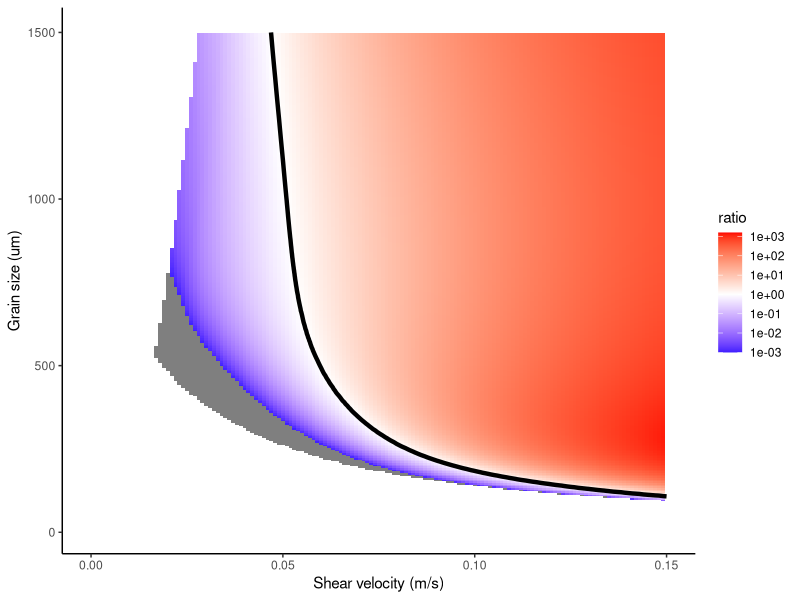
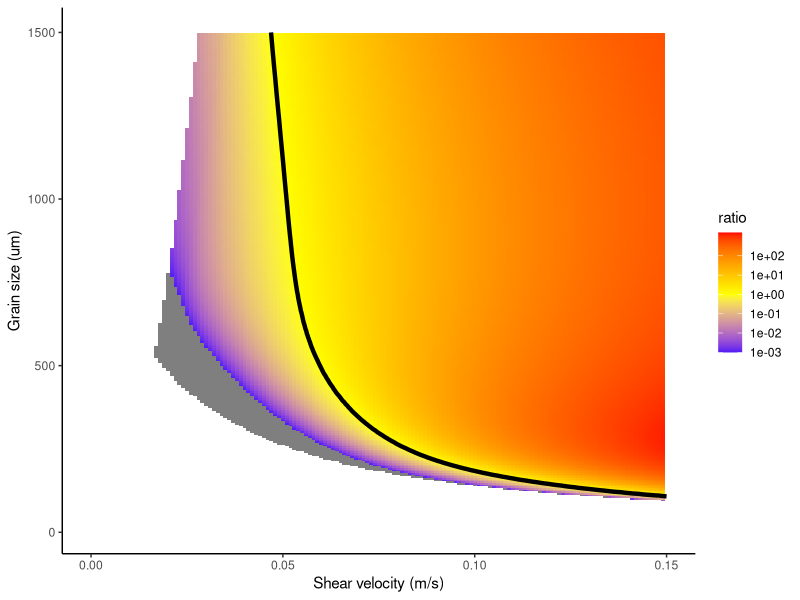

Source code (R) for these figures, in order:
############################### Description ############################################

# This script accompanies Smith et al., (submitted), "Tracing energy inputs into the 
# seafloor using carbonate sediments". The annotated code below reproduces Figure 3b 
# in the main text using values from Table 1. The code for the physical model presented
# below is only slightly modified from the supplementary files in Trower et al., (2019) 
# "The Origin of Carbonate Mud." 

################### Load databases and import spreadsheet data #########################

# Clear any variables from the global environment.

  remove(list= ls())

# Load libraries. All of these must be downloaded to run the code.
 
  library(ggplot2)

# Optional: Set the working directory. 

  #setwd("...")

############################## Define Variables ########################################

  D1 <- seq(from = 10, to = 1500, by = 5)           # range of grain sizes [um]
  
  D1 <- D1*10^-6;                                   # convert grain size to [m]

  ustar1 <-seq(from = 0.001, to = 0.15, by = 0.001) # range of shear velocities [m/s]

  grid <- expand.grid(ustar1,D1)                    # X-Y grid of different combinations
                                                    # of grain size and shear velocity

  f_int = 0.25                                      # Intermittency factor between 0 and
                                                    # 1 that represents the proportion 
                                                    # of time that grains are in motion 
                                                    # versus at rest. Default values of 
                                                    # 0.1 < f < 0.25 are taken from 
                                                    # modern studies of ooid shoals in 
                                                    # Trower et al., (2018)

  rho_s = 2850                                      # particle density in [kg/m^3]
  
  rho_f = 1035                                      # density of seawater in [kg/m^3]
  
  R = (rho_s - rho_f)/rho_f                         # submerged specific density 
                                                    # [unitless]
                                                    
  kv = 25*10^6                                      # coefficient that accounts for 
                                                    # differences between particles and 
                                                    # the bed surface (Scheingross et 
                                                    # al., 2014) [unitless]
                                                    # 
  g = 9.81                                          # gravitational acceleration[ m/s^2]
  
  nu = 1.3*10^-6                                    # kinematic viscosity of water 
                                                    # [m^2/s]
                                                    
  young = 144*10^9                                  # young's modulus [kg/m/s^2]
  
  strength = 1*10^6                                 # tensile strength of the bed 
                                                    # [kg/m/s^2]

  tauc = 0.03                                       # Critical Shields number.  
                                                    # 0.03 is good for sand.
                                                    
  gaurds2 = 1                                       # this sets limit to Ub if  = 1
  
  Stc = 10                                          # Critical stokes number below which
                                                    # collisions are viscously damped. 
                                                    # Default value of 10 is based on 
                                                    # experiments by Trower et al., 
                                                    # (2017) in EPSL.

  CE   <- 7453.593                                  # Value for chemical energy. See 
                                                    # main text for details.

  km = 0.92                                         # fraction of abrasion partitioned 
                                                    # to mud 
                                                   
  H = 50                                            # Water depth [m]. Matters more for 
                                                    # shallow flows than deep ones, 
                                                    # since grains in shallow flows may
                                                    # not reach terminal settling 
                                                    # velocity


####################### Calculate Settling Velocities ##################################

  CSF = 0.8                                         # Corey shape factor: 1 is for 
                                                    # spheres, 0.8 is for natural
  
  PS = 3.5                                          # 6 is for spheres, 3.5 is for 
                                                    # natural

  Dstar = (R*g*D1^3)/(nu^2)

  X = log10(Dstar)

  R1 = -3.76715+1.92944*X - 0.09815*(X^2) - 0.00575*(X^3) + 0.00056*(X^4)

  R2 = log10(1-((1-CSF)/0.85))-(((1-CSF)^2.3)*tanh(X-4.6)) + 0.3*
  (0.5-CSF)*((1-CSF)^2)*(X-4.6)

  R3 = (0.65-((CSF/2.83)*tanh(X-4.6)))^(1+((3.5-PS)/2.5))

  Wstar = R3*10^(R2+R1)

  ws1 = (R*g*nu*Wstar)^(1/3)

# Variables for impact rate eqn

  Rep  = (R*g*D1)^(1/2)*D1/nu                       # [unitless]
  A_GP = 1.3*10^-7                                  # constant from Garcia and Parker
  A1   = 0.36                                       # [unitless]
  Vp   = pi/6*D1^3                                  # [m^3]

  eps_v = kv*strength^2/(2*young)                   # kinetic energy per unit volume 
                                                    # eroded [kg/m/s^2]


# Pre-allocate empty vectors for computational efficiency in loops
 
  Ewi = rep(0,length(D1))
  c_b = matrix(0,length(D1),length(ustar1))
  Ir = matrix(0,length(D1),length(ustar1))
  Erate = matrix(0,length(D1),length(ustar1))
  Ewi = matrix(0,length(D1),length(ustar1))

##################### Calculate energy fluxes to the bed ############################### 

# Note: The nested for loops are from the original suspension/abrasion calculation. 
# For simplicity, the calculation is the same, and the units are adjusted in the 
# section after the for loop.

  for (position in 1:length(ustar1)){
  
    nn = position 
  
    ustar = ustar1[nn]
  
    Z = ustar/ws1*Rep^0.6 # [unitless]
    c_b[1:length(D1),nn] <- A_GP*Z^5/(1+A_GP/0.3*Z^5) # [unitless]

    Ir[1:length(D1),nn] <- A1*c_b[1:length(D1),nn]/Vp # impact rate (without w_i) 
                                                      # [1/m^3]

    for (point in 1:length(D1)){
  
       mm = point

       D = D1[mm]
       ws = ws1[mm]
       tau = ustar^2/(R*g*D)
       tstage = tau/tauc
       c_b1 = c_b[mm,nn]



    ##SUSP ABR CALC

      cdrag = (4/3)*(R*g*D)/(ws^2) # %[unitless]

      # compute flow velocity
      z0 = 3*D/30 # This is a roughness coefficient that needs to be set according to
                  # grainsize
                  
      dz = (H-z0)/1000 # [m]
      z=0
      z = seq(from = z0, to = H, by = dz) # [m]
      flow_vel = (ustar/0.41) * log(z/z0) # [m/s]
      flow_z = z # %[m]
      Uf = sum((ustar/0.41) * log(z/z0))*dz/H # [m/s]

      # compute bed load height and velocity
      hb = 0
      Us = 0
      
      if (tstage >1){
          hb = D*1.44*(tstage-1)^0.5                # height of the bed load layer [m]
          Us = (R*g*D)^0.5*1.56*(tstage-1)^0.56     # bed load velocity [m/s]
                    }
          Us1=Us
 
      # don't let particle velocity exceed fluid velocity

      if (gaurds2 == 1){
          Us[Us>Uf] <-Uf}

      # compute suspended load profile

      if (hb < H) {hb[hb<D]=D                      # sets the minimum height of bed 
                                                   # load layer [m]

          b = hb                                   # bottom of the suspended load layer 
                                                   # - same as height of bedload [m]
                                                   # 
          betta = 2;                               # Based on Scheingross et al. (2014) 
                                                   # best fit
                                                    
          P = ws/(0.41*ustar*betta)                # Rouse number [unitless]

       # This Log scale cleans up the integration
         
          di5 = 0
          i5=0
          res = 1000
          di5 = (log(H)-log(b))/res
          i5 = seq(from = log(b), to = log(H), by = di5) #[log(b):di5:log(H)]
          z=0
          dz=0
          z <- exp(i5)
          z[length(z)]<-H  # [m]
          dz = diff(z) #[m]
          dz = c(dz[1],dz)
          a1=sum((((1-(z[z>z0]/H))/(1-(b/H)))*(b/z[z>z0]))^P*log(z[z>z0]/z0)*dz[z>z0])/ 
            (Uf*H) * (ustar/0.41)
          cb = c_b1

        # find concentration profile
        
          c=0
          c = cb*(((1-(z/H))/(1-(b/H)))*(b/z))^P 
          c[1] = cb
          c[z==H]=0;

        # calculate the fall distance

          gradc <- -diff(c);
          gradc <- c(0,gradc)
          Hfall <- (1/cb)*sum(z*gradc) # [m]
          
          } else{
          hb = H
          cb = 1/(Us.*hb)
          Hfall = hb   
          a1=0
      }


      if (cb == 0)
      {Hfall = 0}


      if (P < 0.8){
      Hfall = H/5}

    # Probability for fluctuations
    
    sig = ustar                                    # [m/s]
    dx = sig/100                                   # the number of bins to subdivide 
                                                   # [m/s]
                                                   
    X = seq(from =-6*sig, to = 6*sig, by = dx)     # Spread distribution for six sigma 
                                                   # = w'/ws [m/s]
                                                   
    f = dnorm(X,0,sig)                             # centered at zero normal Gaussian 
                                                   # distribution [m/s]
                                                
    X = X/ws                                       # Normalize as w'/ws same as psi 
                                                   # [unitless]

    # Calculate impact velocity due to gravity and turbulence

    Scos = 1  #cosine of the angle of the bed for impacts.  Assume flat for ocean

    wfall = Scos*((2*(2/3)*D*g/cdrag*R)*
                   (1-exp(-cdrag*rho_f/rho_s*(Hfall/Scos)/(2/3*D))))^0.5 # [m/s]
   
    wfall[Hfall<=(0.5*D)]=0

    psifall = wfall/ws                             # [unitless]
    settlematrix = 0
    settlematrix = psifall + X                     # [unitless]
    settlematrix1=settlematrix
    settlematrix[settlematrix<0] = 0               # no negative impacts
    psifall_turb = sum((settlematrix)*f)*dx 
    psi_fall3 = sum((settlematrix^3)*f)*dx
    E1 = psi_fall3;                                # erosion with turbulence

    # Stokes number correction

    wi_st = settlematrix
    wi_st[(D*wi_st*ws*rho_s/(18*nu*rho_f))<Stc] = 0; 

    psi_fall3_st = sum((wi_st^3)*f)*dx
    E1_st = psi_fall3_st                           # erosion with turbulence and 
                                                   # stokes correction

    if (tstage <=1) {E1_st = 0}                    # Set erosion to very small if 
                                                   # particles stop moving


    if (Hfall == 0){
    E1_st = 0}

  
    Ewi[mm,nn] = E1_st*(g*D)^(3/2)                 # [m^3/s^3]

  }

# Gather results and finish calculation in correct units

  V_i = 1/2*Vp*rho_s/eps_v                         # volume eroded per impact 
                                                   # (without w_i) [m*s^2]

  Erate[1:length(D1),nn] <- V_i*Ir[1:length(D1),nn]*Ewi[1:length(D1),nn]
  
                                                   # Original calculation, gives unit 
                                                   # of [m^3/m^2/s]

 }

  Erate = (eps_v*Erate*60*60*24*365)               # Energy conversion to J/m^2/yr
  
  Erate = f_int*Erate                              # adjust for intermittent motions



  Erate[Erate == 0] <- NA
  reshape <- as.vector(t(Erate))
  grid$Var3 <- reshape

  grid <-na.omit(grid)
  grid$ratio <- grid$Var3/CE                       # Add a column for an energy ratio 
                                                   # between physical and chemical 
                                                   # energy


########################## Parse results for plotting ##################################
   
  
  ustar_draw_1 <- ws1/(2.5*.41*betta)             # based on the Rouse number, ~2.5 is 
                                                  # the threshold  for suspension
  
  ustar_draw_2 <- ws1/(7.5*.41*betta)             # based on the Rouse number, ~7.5 is 
                                                  # the threshold for washload
                        
  ustar_draw <-data.frame(D1*10^6,ustar_draw_1,ustar_draw_2)

  ggplot() +  

  geom_tile(data = grid, 
                     aes(x = Var1,
                         y = 1000000*Var2,
                         fill = ratio)) + 
  
  scale_fill_gradient2(
                    breaks = c(1e-3,1e-2,1e-1,1e0,1e1,1e2,1e3), 
                    trans = "log",
                    low = "blue",
                    mid = 'white',
                    high = 'red',
                    limits = c(10^(-3), 10^(3.2))) + 
    
  geom_contour(data = grid, aes(x = Var1,
                   y = 1000000*Var2,
                   z = ratio), color = "black", breaks = c(1), size = 1.5)+
    
 
  ylim(min(1000000*D1),max(1000000*D1)) + xlim(0, max(ustar1))+ theme_classic()+
                     labs (x = "Shear velocity (m/s)", y = "Grain size (um)")

  ggplot() +  
  
  geom_tile(data = grid, 
            aes(x = Var1,
                y = 1000000*Var2,
                fill = ratio)) + 
  
  scale_fill_gradient2(
                       breaks = c(1e-3,1e-2,1e-1,1e0,1e1,1e2), 
                       trans = "log",
                       low = "blue",
                       mid = 'yellow',
                       high = 'red',
                       limits = c(10^(-3), 10^(3.2))) +
  
  geom_contour(data = grid, aes(x = Var1,
                                y = 1000000*Var2,
                                z = ratio ), color = "black", breaks = c(1), size = 1.5)+
 
  ylim(min(1000000*D1),max(1000000*D1)) + xlim(0, max(ustar1))+ theme_classic()+
  labs (x = "Shear velocity (m/s)", y = "Grain size (um)")

  ggsave('test', plot = last_plot(), device = cairo_pdf, height = 5, width = 7)

